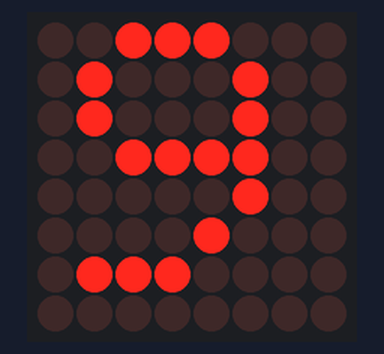
A sketch run on a simulated Arduino Uno, built with avr-gcc and run on an emulated ATmega328P. Shown: 8×8 LED matrix.

Above: at 0.1 s.
At 3.1 s:
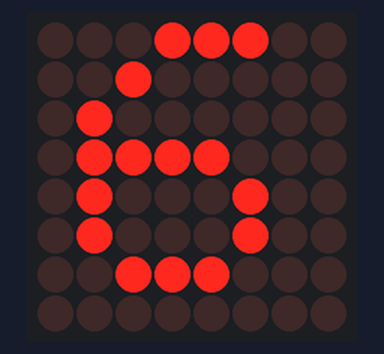
At 6.1 s:
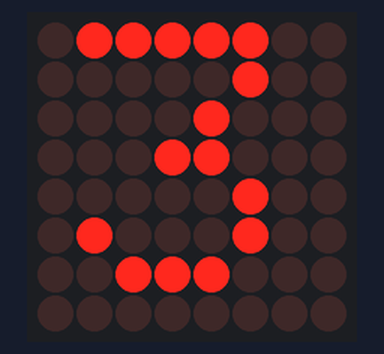
At 9.1 s:
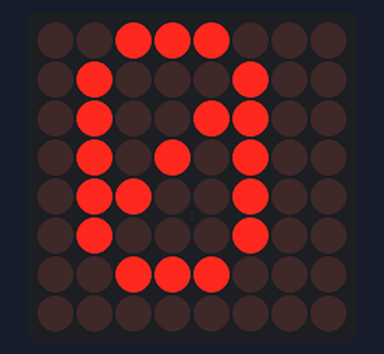
At 12.5 s:
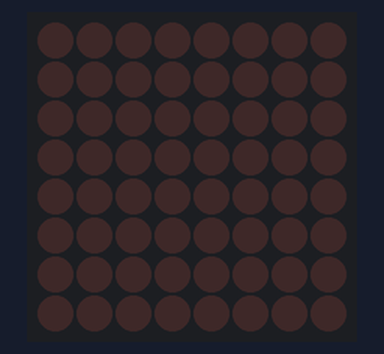
At 17.51 s:
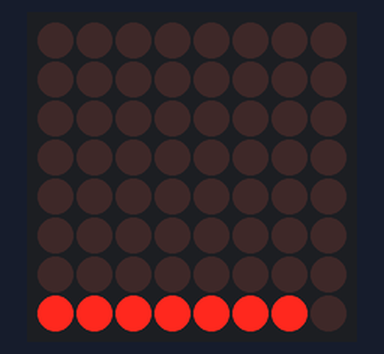

Measured:
- by itself, everything shown: repeats every 18.4 s, in 71 steps
- what the display in image 1 shows lasts 1.0 s, from 3.0 s to 4.0 s
- what the display in image 4 shows lasts 1.4 s, from 12.4 s to 13.8 s

The sketch:

_8x8_text.ino
```cpp
#include <Adafruit_LEDBackpack.h>
#include <Adafruit_GFX.h>
#include <Wire.h>

Adafruit_8x8matrix matrix = Adafruit_8x8matrix();

void setup() {
  matrix.begin(0x70);
}

void loop() {

  matrix.setTextSize(1);
  matrix.setTextWrap(true);  // we dont want text to wrap so it scrolls nicely
  matrix.setTextColor(LED_ON);
  for(int i = 9; i>=0; i--)
  {
    matrix.clear();
    matrix.setCursor(1,0);
    matrix.print(i);
    matrix.writeDisplay();
    delay(1000);
  }

  matrix.setTextSize(1);
  matrix.setTextWrap(false);  // we dont want text to wrap so it scrolls nicely
  matrix.setTextColor(LED_ON);

  for (int8_t x=0; x>=-36; x--) {
    matrix.clear();
    matrix.setCursor(x,0);
    matrix.print("WOOL");
    matrix.writeDisplay();
    delay(100);
  }

  matrix.setRotation(3);
  for (int8_t x=7; x>=-36; x--) {
    matrix.clear();
    matrix.setCursor(x,0);
    matrix.print("World");
    matrix.writeDisplay();
    delay(100);
  }
  matrix.setRotation(0);
}
```
